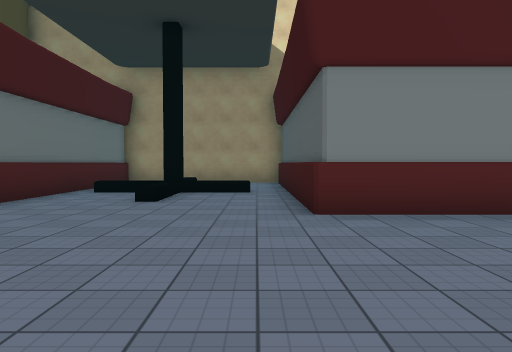
view 1 (above)

24 first-person views from a walk through a scene from a Unity 3-D project. The camera is 1.4 m above the floor, tilts 2° down and sees 70° across. The floor is counted in squares, 2 m on a side. Each view is taken from the middle of a square. On the plan, view 1 faces up. The plan holds only what a view shows up to about 11 squares ahead; the rest is blank. The place goes on beyond the plan. Some surface patterns are stand-ins.

view 2
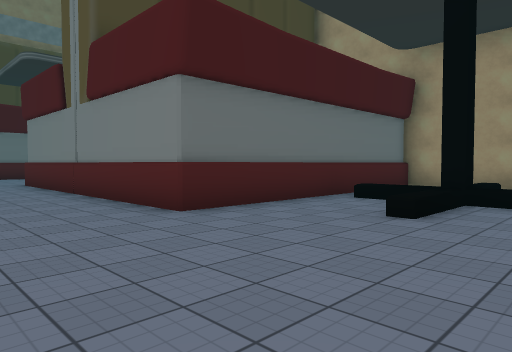

view 3
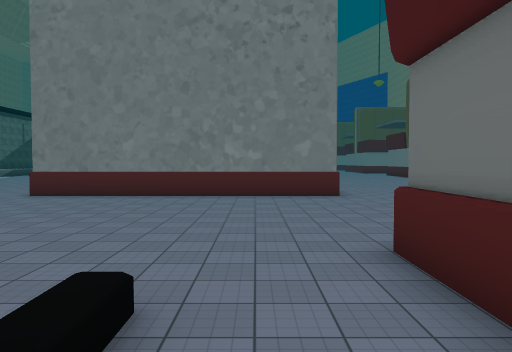

view 4
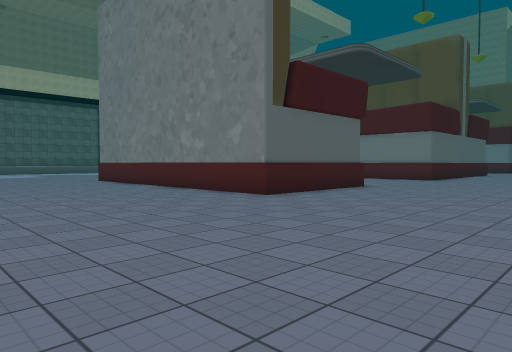

view 5
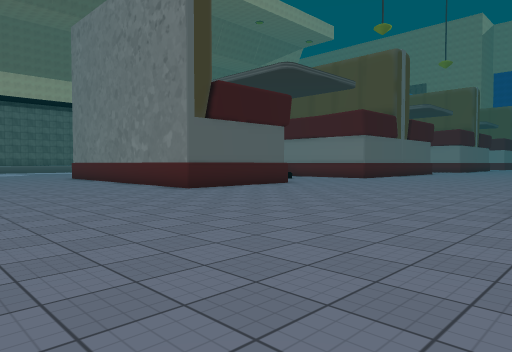

view 6
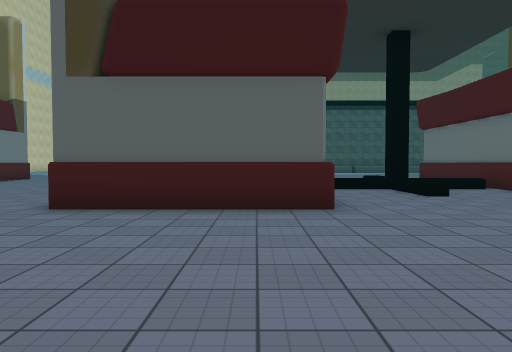

view 7
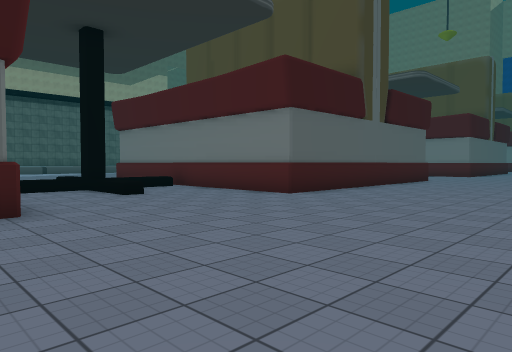

view 8
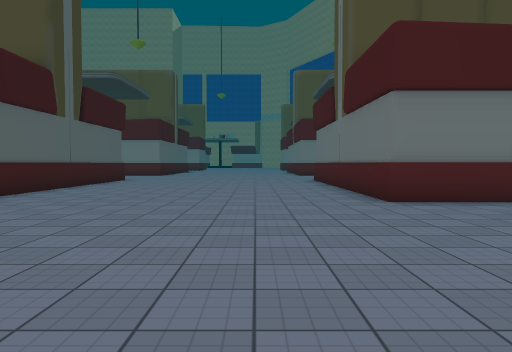

view 9
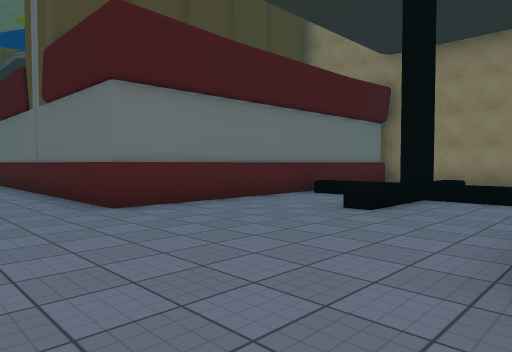

view 10
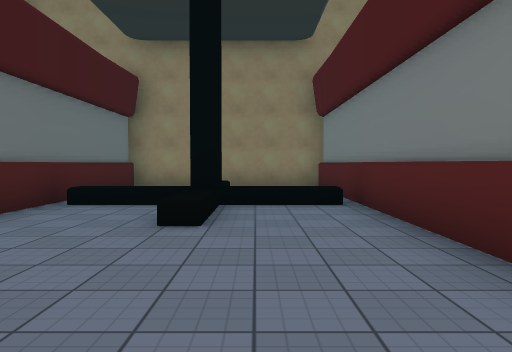

view 11
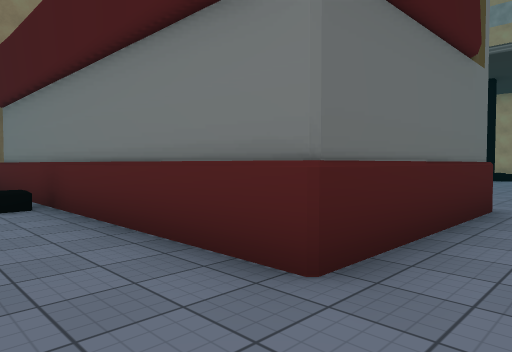

view 12
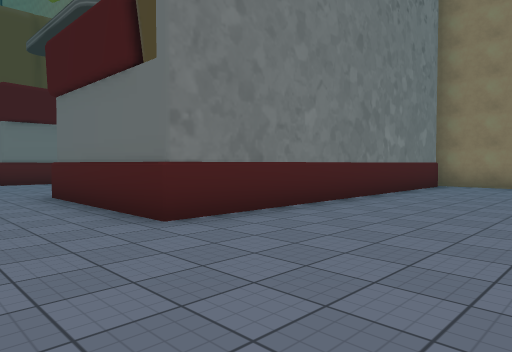

view 13
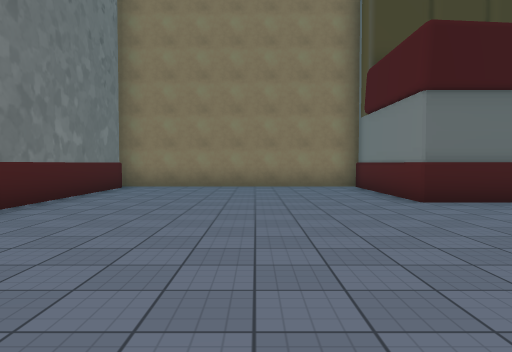

view 14
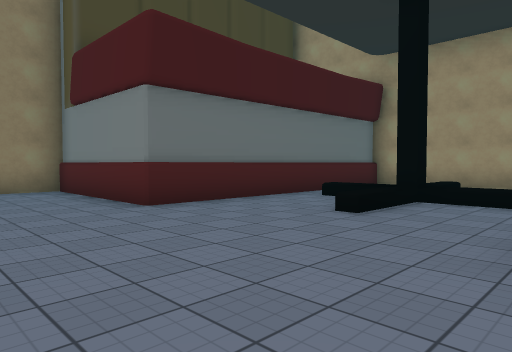

view 15
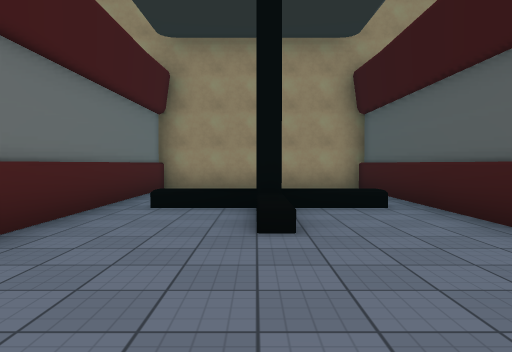

view 16
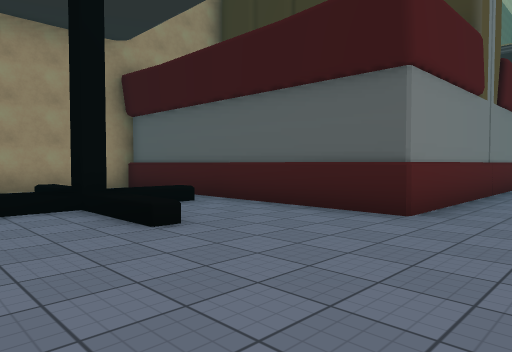

view 17
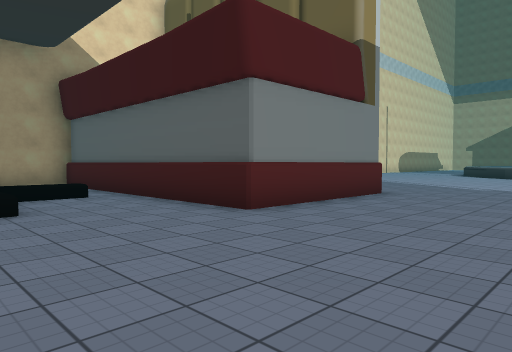

view 18
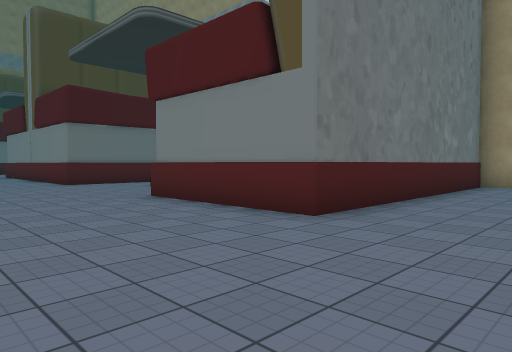

view 19
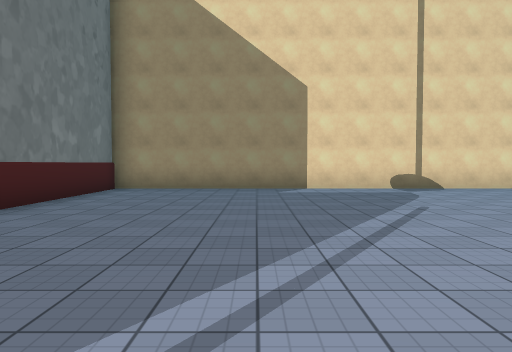

view 20
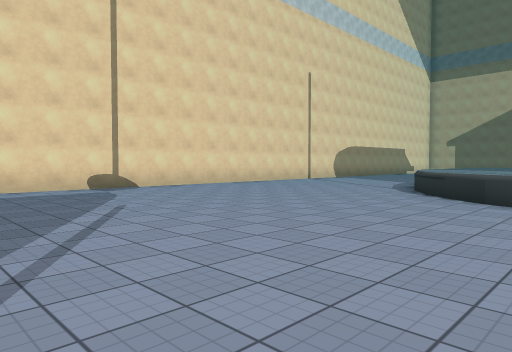

view 21
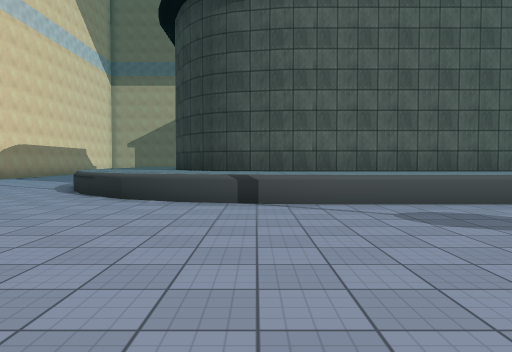

view 22
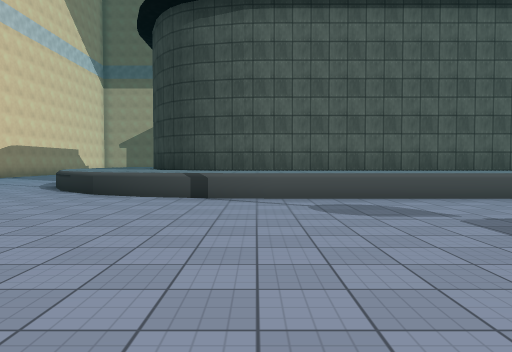

view 23
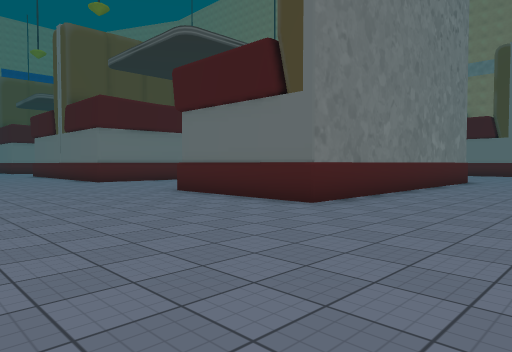

view 24
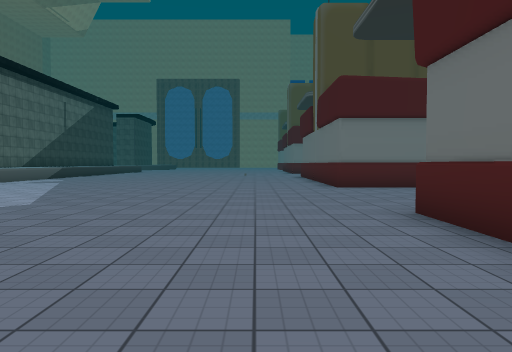

### Floor plan
Key: @ floor where view 1 was taken; # wall or solid block; . main floor; : floor 0.5 m higher than the main floor; / step, stairs or slope; ^ raised ledge; v drop or lower ground.
Columns run from 23 left of view 1 to 18 right of it. Each row starts with its distance up from view 1.
 13     #######       #######   ############
 12     #     #       #     #   #..........
 11     #.    #       #    .#   #...........
 10     #.   .#       #    .#   #............
  9     #./#//#       #//#//#   #.............
  8     #../..#       #../..#   #.............
  7     #../..#       #../..#   #.............
  6     #.....#       #.....#   #............^
  5 #####.....#########.....#####...........^^
  4 #......................................^^^
  3 #......................................^^^
  2 #......................................^^^
  1 #......................................^^^
  0 #......................@...............^^^
 -1 #......................................^^^
 -2 ##########........#########.....   ....^^^
 -3          #........#       #.....    ...^^^
 -4          #........#       #.....      .^^^
 -5          #........#       #......       ^^
 -6 v#########........#       #.......       ^
 -7 v    /................^   ........
 -8 v    /................^   .........
 -9 v vvv#:.............::#  ...........
-10 v    /................^  ...........
-11 v    /................^  ............
-12 ##########........#########..........
-13          #........#
-14          #........#
-15          #........#
-16          #........#
-17          #.   ..

Where each view was taken, in squares from view 1:
view 1: 0 up, 0 right, facing up
view 2: 2 up, 0 right, facing up-left
view 3: 9 up, 3 left, facing down
view 4: 4 up, 11 left, facing down-right
view 5: 4 up, 14 left, facing down-right
view 6: 5 down, 11 left, facing right
view 7: 5 down, 11 left, facing down-right
view 8: 5 down, 11 left, facing down
view 9: 6 down, 11 left, facing down-left
view 10: 8 down, 12 left, facing left
view 11: 8 down, 12 left, facing up-left
view 12: 2 up, 11 left, facing down-left
view 13: 2 up, 12 left, facing left
view 14: 2 up, 13 left, facing up-left
view 15: 3 up, 16 left, facing up
view 16: 3 up, 18 left, facing up-right
view 17: 1 up, 3 left, facing up-right
view 18: 1 up, 8 right, facing up-left
view 19: 3 up, 9 right, facing up
view 20: 3 up, 9 right, facing up-right
view 21: 2 up, 9 right, facing right
view 22: 1 up, 8 right, facing right
view 23: 2 up, 9 right, facing down-left
view 24: 1 down, 6 right, facing down
